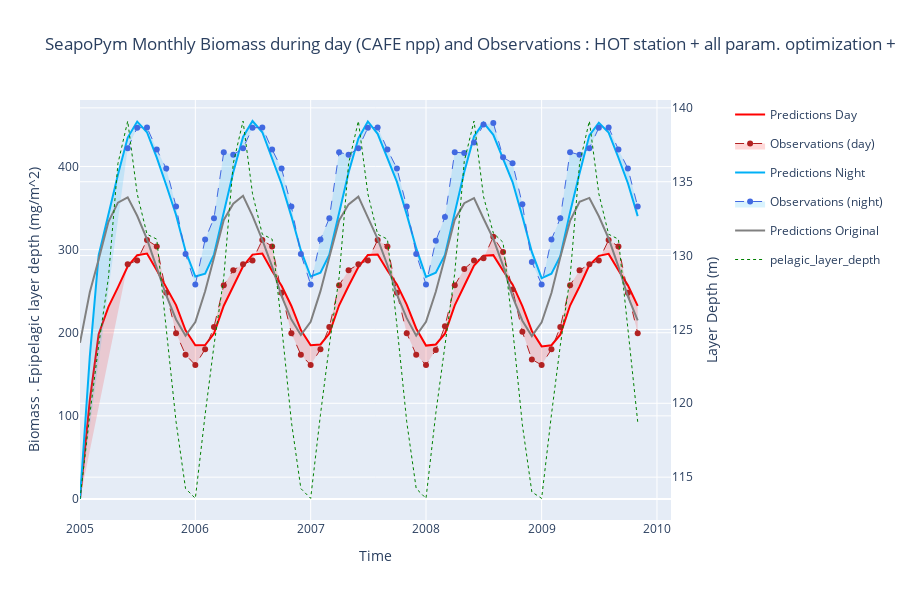

Notebook code cell kept with this figure:
### Markdown cell above
### Monthly with original parameters

### Code cell
fig = go.Figure(
    layout={
        "title": "SeapoPym Monthly Biomass during day (CAFE npp) and Observations : HOT station + all param. optimization + 2 groups",
        "xaxis": {"title": "Time"},
        "yaxis": {"title": "Biomass . Epipelagic layer depth (mg/m^2)"},
    }
)

# DAY ------------------------------------------------ #

fig.add_trace(
    go.Scatter(
        x=monthly_pred_d1n1.index,
        y=monthly_pred_d1n1,
        mode="lines",
        line={"color": "rgb(255,0,0)"},
        name="Predictions Day",
    )
)
fig.add_trace(
    go.Scatter(
        x=monthly_obs_day.index,
        y=monthly_obs_day,
        fill="tonextx",
        fillcolor="rgba(255,0,0,0.15)",
        mode="lines+markers",
        line={"color": "firebrick", "dash": "dash", "width": 1},
        name="Observations (day)",
    )
)
# Night ------------------------------------------------ #
fig.add_trace(
    go.Scatter(
        x=(monthly_pred_d1n1 + monthly_pred_d2n1).index,
        y=(monthly_pred_d1n1 + monthly_pred_d2n1),
        mode="lines",
        line={"color": "rgb(0,176,246)"},
        name="Predictions Night",
    )
)
fig.add_trace(
    go.Scatter(
        x=monthly_obs_night.index,
        y=monthly_obs_night,
        fill="tonextx",
        fillcolor="rgba(0,176,246,0.15)",
        mode="lines+markers",
        line={"color": "royalblue", "dash": "dash", "width": 1},
        name="Observations (night)",
    )
)

# LMTL ------------------------------------------------ #
fig.add_trace(
    go.Scatter(
        x=monthly_pred_orignal.index,
        y=monthly_pred_orignal,
        mode="lines",
        line={"color": "grey"},
        name="Predictions Original",
    )
)


# LAYER ------------------------------------------------ #

fig.add_trace(px.line(monthly_layer).data[0])

fig.update_traces(
    yaxis="y2",
    selector={"name": "pelagic_layer_depth"},
    line={"color": "green", "width": 1, "dash": "dot"},
)
fig.update_layout(
    yaxis2={"title": "Layer Depth (m)", "overlaying": "y", "side": "right"},
    height=600,
)
fig.update_layout(legend={"y": 1.0, "x": 1.1})
fig.show()
